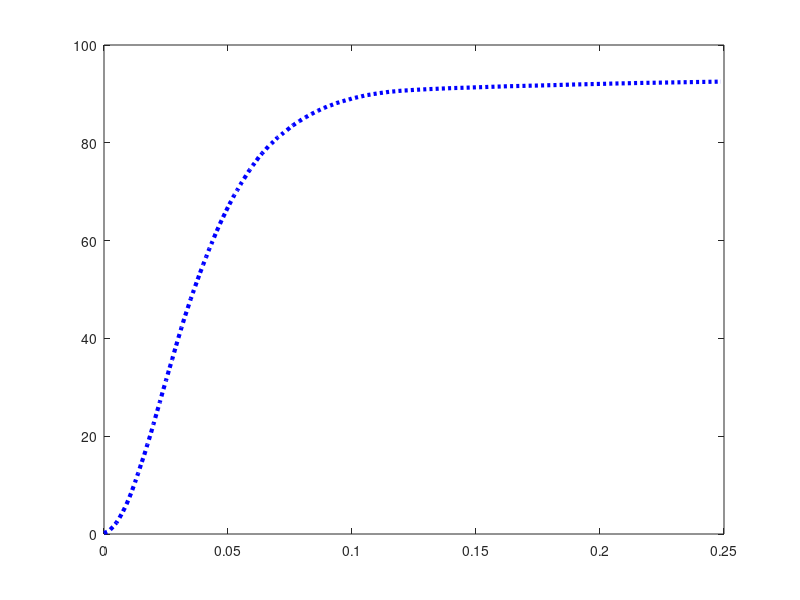

Write the MATLAB code that produced this figure.
plot([0.000000 0.001250 0.002500 0.003750 0.005000 0.006250 0.007500 0.008750 0.010000 0.011250 0.012500 0.013750 0.015000 0.016250 0.017500 0.018750 0.020000 0.021250 0.022500 0.023750 0.025000 0.026250 0.027500 0.028750 0.030000 0.031250 0.032500 0.033750 0.035000 0.036250 0.037500 0.038750 0.040000 0.041250 0.042500 0.043750 0.045000 0.046250 0.047500 0.048750 0.050000 0.051250 0.052500 0.053750 0.055000 0.056250 0.057500 0.058750 0.060000 0.061250 0.062500 0.063750 0.065000 0.066250 0.067500 0.068750 0.070000 0.071250 0.072500 0.073750 0.075000 0.076250 0.077500 0.078750 0.080000 0.081250 0.082500 0.083750 0.085000 0.086250 0.087500 0.088750 0.090000 0.091250 0.092500 0.093750 0.095000 0.096250 0.097500 0.098750 0.100000 0.101250 0.102500 0.103750 0.105000 0.106250 0.107500 0.108750 0.110000 0.111250 0.112500 0.113750 0.115000 0.116250 0.117500 0.118750 0.120000 0.121250 0.122500 0.123750 0.125000 0.126250 0.127500 0.128750 0.130000 0.131250 0.132500 0.133750 0.135000 0.136250 0.137500 0.138750 0.140000 0.141250 0.142500 0.143750 0.145000 0.146250 0.147500 0.148750 0.150000 0.151250 0.152500 0.153750 0.155000 0.156250 0.157500 0.158750 0.160000 0.161250 0.162500 0.163750 0.165000 0.166250 0.167500 0.168750 0.170000 0.171250 0.172500 0.173750 0.175000 0.176250 0.177500 0.178750 0.180000 0.181250 0.182500 0.183750 0.185000 0.186250 0.187500 0.188750 0.190000 0.191250 0.192500 0.193750 0.195000 0.196250 0.197500 0.198750 0.200000 0.201250 0.202500 0.203750 0.205000 0.206250 0.207500 0.208750 0.210000 0.211250 0.212500 0.213750 0.215000 0.216250 0.217500 0.218750 0.220000 0.221250 0.222500 0.223750 0.225000 0.226250 0.227500 0.228750 0.230000 0.231250 0.232500 0.233750 0.235000 0.236250 0.237500 0.238750 0.240000 0.241250 0.242500 0.243750 0.245000 0.246250 0.247500 0.248750 ], [0.198063 0.447018 0.891285 1.544619 2.306613 3.316186 4.452300 5.719080 7.170169 8.791813 10.557879 12.405095 14.349967 16.201309 18.307108 20.344135 22.543464 24.775803 26.961378 29.240482 31.421930 33.604754 35.740812 37.953895 40.105084 42.221886 44.286422 46.187280 48.095015 49.906470 51.686290 53.422095 55.107009 56.720401 58.351673 59.863281 61.406525 62.857614 64.237181 65.552102 66.867022 68.085662 69.269916 70.331756 71.449989 72.474692 73.469135 74.463578 75.361741 76.228268 77.097546 77.838908 78.523878 79.243233 79.847051 80.437115 81.072568 81.559474 82.080766 82.562170 83.110971 83.590999 84.016010 84.427267 84.844025 85.207141 85.562005 85.908616 86.238721 86.550946 86.852168 87.135508 87.414723 87.626540 87.863116 88.118948 88.315636 88.505447 88.692507 88.852058 89.058374 89.205546 89.349967 89.484760 89.645687 89.769476 89.861631 89.978543 90.076199 90.172480 90.257757 90.337533 90.425561 90.483330 90.535596 90.604368 90.651133 90.696523 90.726783 90.773548 90.823063 90.849197 90.886334 90.919344 90.953730 90.983990 91.010123 91.034881 91.066516 91.092650 91.122909 91.153169 91.175176 91.201309 91.217815 91.237071 91.257702 91.272832 91.296215 91.322348 91.348482 91.366362 91.382868 91.400748 91.433759 91.450264 91.475022 91.491527 91.514910 91.539668 91.561675 91.575429 91.585057 91.607064 91.623570 91.633198 91.655205 91.668959 91.686840 91.699219 91.710222 91.732229 91.743233 91.766615 91.781745 91.794124 91.812005 91.832636 91.858770 91.869773 91.893156 91.911037 91.927542 91.942672 91.956426 91.974307 91.985310 92.008693 92.018321 92.032075 92.043079 92.058209 92.070588 92.091219 92.114602 92.122854 92.142110 92.154489 92.162742 92.179247 92.193002 92.213633 92.226012 92.235640 92.252146 92.263149 92.272777 92.278279 92.285156 92.301662 92.311290 92.320918 92.331921 92.345676 92.353928 92.364932 92.381437 92.386939 92.395191 92.406195 92.415823 92.430953 92.439206 92.448834 92.454335 92.472216 92.480469 92.487346 92.502476 92.514855 ], ':b', 'LineWidth', 3);